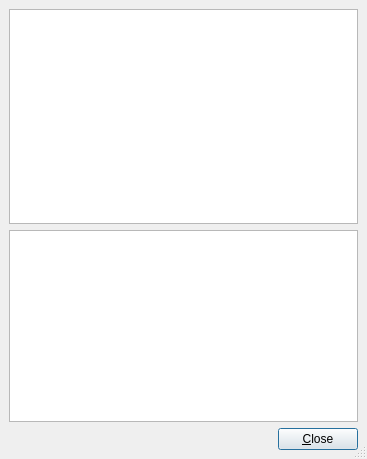
<ui version="4.0" >
 <author></author>
 <comment></comment>
 <exportmacro></exportmacro>
 <class>QErrorListUi</class>
 <widget class="QDialog" name="QErrorListUi" >
  <property name="geometry" >
   <rect>
    <x>0</x>
    <y>0</y>
    <width>367</width>
    <height>459</height>
   </rect>
  </property>
  <property name="windowTitle" >
   <string/>
  </property>
  <property name="sizeGripEnabled" >
   <bool>true</bool>
  </property>
  <layout class="QGridLayout" >
   <property name="margin" >
    <number>9</number>
   </property>
   <property name="spacing" >
    <number>6</number>
   </property>
   <item row="1" column="0" colspan="2" >
    <widget class="QTextBrowser" name="descriptionTB" >
     <property name="sizePolicy" >
      <sizepolicy>
       <hsizetype>7</hsizetype>
       <vsizetype>5</vsizetype>
       <horstretch>0</horstretch>
       <verstretch>0</verstretch>
      </sizepolicy>
     </property>
    </widget>
   </item>
   <item row="0" column="0" colspan="2" >
    <widget class="QListWidget" name="errorsLW" />
   </item>
   <item row="2" column="0" >
    <spacer>
     <property name="orientation" >
      <enum>Qt::Horizontal</enum>
     </property>
     <property name="sizeType" >
      <enum>QSizePolicy::Expanding</enum>
     </property>
     <property name="sizeHint" >
      <size>
       <width>20</width>
       <height>20</height>
      </size>
     </property>
    </spacer>
   </item>
   <item row="2" column="1" >
    <widget class="QPushButton" name="closePB" >
     <property name="text" >
      <string>&amp;Close</string>
     </property>
    </widget>
   </item>
  </layout>
 </widget>
 <pixmapfunction></pixmapfunction>
 <tabstops>
  <tabstop>errorsLW</tabstop>
  <tabstop>descriptionTB</tabstop>
  <tabstop>closePB</tabstop>
 </tabstops>
 <resources/>
 <connections/>
</ui>
